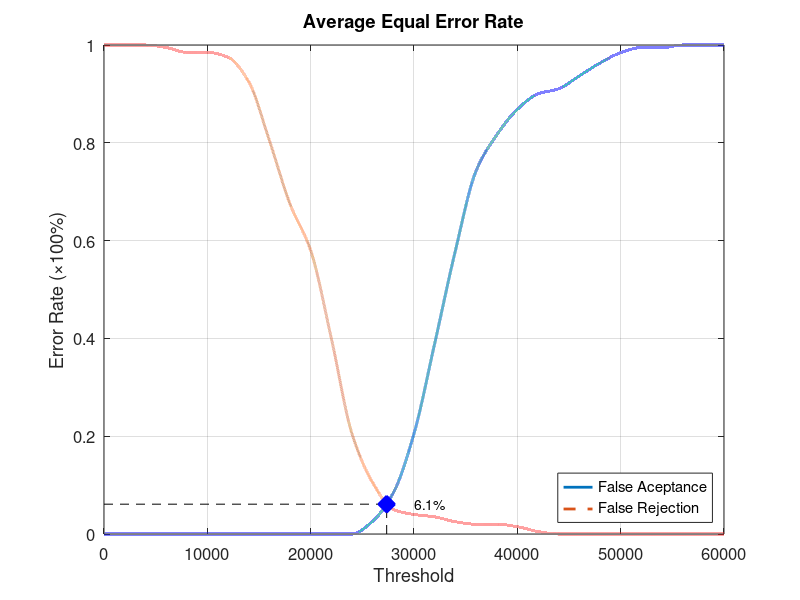
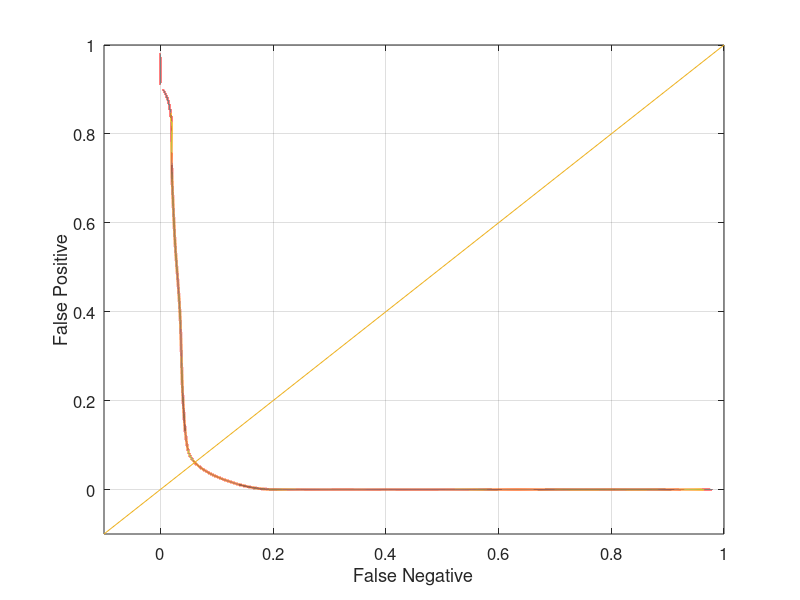

Write the MATLAB code that produced these figures, in order.
function yEER = Database3_1
close all;
clear;
clc;
x = 0:2000:60000;
xq = 0:0.5:60000;

y0 = [0 0 0 0 0 0 0 0 0 0 0 0 0 0.0263158 0.0842105 0.205263 0.389474 0.578947 0.742105 0.815789 0.868421 0.9 0.910526 0.936842 0.963158 0.984211 0.994737 0.994737 1 1 1];
yy0 = interp1(x, y0, xq, 'pchip');
y1 = [1 1 1 0.995 0.985 0.985 0.975 0.925 0.805 0.675 0.58 0.4 0.205 0.105 0.05 0.04 0.035 0.025 0.02 0.02 0.015 0.005 0 0 0 0 0 0 0 0 0];
yy1 = interp1(x, y1, xq, 'pchip');

% Calculating EER: 
y2 = abs(y0 - y1);
find(y2 == min(y2))
yy2 = abs(yy0 - yy1);
xEER = find(yy2 == min(yy2));
xEERIndex = xq(xEER) % X-axis EER
yEER = yy0(xEER) % Y-axis EER

main = figure
plot(xq, yy0,'-','LineWidth', 2);	hold on
plot(xq, yy1,'--','LineWidth', 2);	hold on
plot([xEERIndex xEERIndex], [0 yEER], 'k--');	hold on
plot([0 xEERIndex], [yEER yEER], 'k--');	hold on
plot(xEERIndex, yEER, 'bx', 'LineWidth', 10);	hold on
text(xEERIndex + 10 * xEERIndex / 100, yEER, [num2str(round((10000 * yEER)) / 100) '%'])
legend('False Aceptance', 'False Rejection', 'Location', 'SouthEast')
xlabel('Threshold')
ylabel('Error Rate (\times100%)')
title('Average Equal Error Rate')
set(gca, 'FontSize', 12)
axis([0 60000 0 1])
grid on

print(main, 'Database3_1Main', '-dpng');
FNRxFPR = figure('Color', [1 1 1]);
plot(yy1, yy0, '-', yy1, yy0, 'LineWidth', 2);
hold on
y = -0.1:0.1:1
plot(y, y); 
set(gca, 'FontSize', 12)
xlabel('False Negative')
ylabel('False Positive')
axis([-0.1 1 -0.1 1])
set(gca, 'FontSize', 12)
grid on

print(FNRxFPR, 'Database3_1FNRxFPR','-dpng');
end
